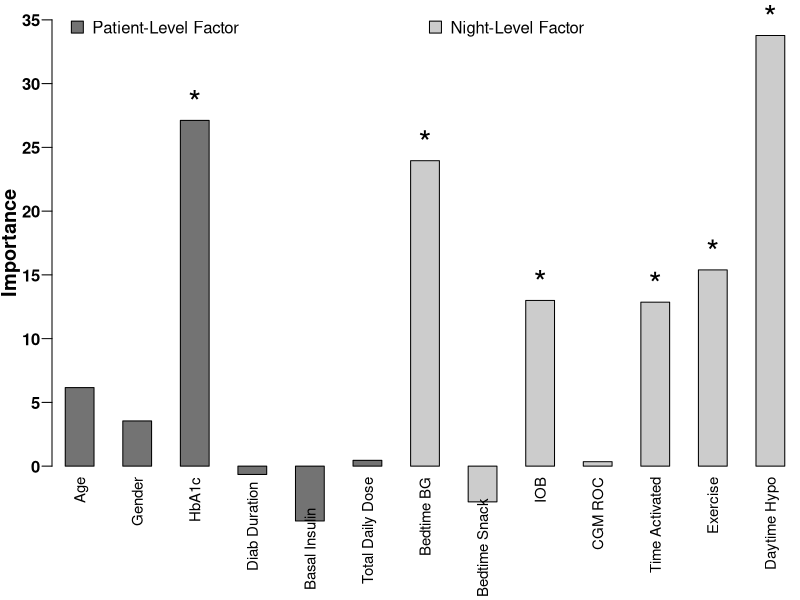
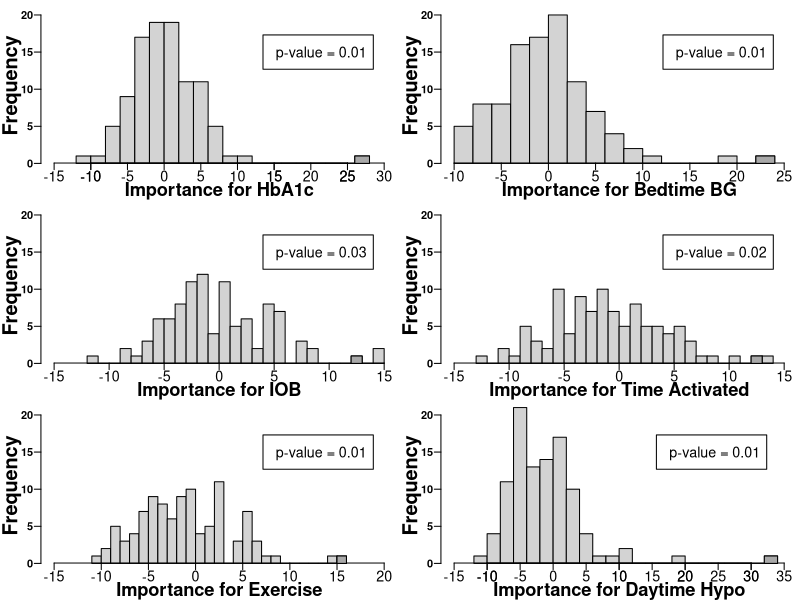

Generate these figures, in order, with R:
#rm(list=ls(all=TRUE))

### Diabetes VIMP ###

diabetes_vimp1 <- read.csv("Data/RMRF results/diabetes_vimp_seed1.csv", header=TRUE)
diabetes_vimp2 <- read.csv("Data/RMRF results/diabetes_vimp_seed2.csv", header=TRUE)
diabetes_vimp3 <- read.csv("Data/RMRF results/diabetes_vimp_seed3.csv", header=TRUE)

#Average 3 VI metrics
diabetes_vimp <- cbind((diabetes_vimp1[1:13] + diabetes_vimp2[1:13] + diabetes_vimp3[1:13])/3, diabetes_vimp1[14])

#Null variable importance when specifying dependence structure
nullDep <- read.csv("Data/RMRF results/nullVimp_dep.csv")
#Calculate p-values for each variable using dependence structure
vimp_dep_pvalue <- function(factor) {
  nullDep_auc <- c(unlist(nullDep[nullDep$factor == factor, seq(2, 201, 2)]), diabetes_vimp[diabetes_vimp$vimp == "arDep_ex_auc", factor])
  nullDep_misclass <- c(unlist(nullDep[nullDep$factor == factor, seq(3, 201, 2)]), diabetes_vimp[diabetes_vimp$vimp == "arDep_ex_misclass", factor])
  list(pvalue_auc = mean(nullDep_auc >= diabetes_vimp[diabetes_vimp$vimp == "arDep_ex_auc", factor]),
       pvalue_misclass = mean(nullDep_misclass >= diabetes_vimp[diabetes_vimp$vimp == "arDep_ex_misclass", factor]))
}
pvaluesDep <- sapply(as.character(nullDep$factor), vimp_dep_pvalue)
pvaluesDepAUC <- pvaluesDep[1, ]
pvaluesDepMisclass <- pvaluesDep[2, ]


#Null variable importance when ignoring dependence structure
null_indep <- read.csv("Data/RMRF results/nullVimp_indep.csv")
#Calculate p-values for each variable when ignoring dependence structure
vimp_indep_pvalue <- function(factor) {
  null_auc <- c(unlist(null_indep[null_indep$factor == factor, seq(2, 201, 2)]), diabetes_vimp[diabetes_vimp$vimp == "arIndep_auc", factor])
  null_misclass <- c(unlist(null_indep[null_indep$factor == factor, seq(3, 201, 2)]), diabetes_vimp[diabetes_vimp$vimp == "arIndep_misclass", factor])
  list(pvalue_auc = mean(null_auc >= diabetes_vimp[diabetes_vimp$vimp == "arIndep_auc", factor]),
       pvalue_misclass = mean(null_misclass >= diabetes_vimp[diabetes_vimp$vimp == "arIndep_misclass", factor]))
}
pvaluesIndep <- sapply(as.character(nullDep$factor), vimp_indep_pvalue)
pvaluesIndepAUC <- pvaluesIndep[1, ]
pvaluesIndepMisclass <- pvaluesIndep[2, ]


##### Results in manuscript text #####

names(pvaluesDepAUC)[pvaluesDepAUC < 0.05]  #Variables that are significant (p-value < 0.05) accounting for dependence and using AUC
names(pvaluesDepMisclass)[pvaluesDepMisclass < 0.05]  #Variables that are significant (p-value < 0.05) accounting for dependence and using Misclassification
names(pvaluesIndepAUC)[pvaluesIndepAUC < 0.05]  #Variables that are significant (p-value < 0.05) ignorning for dependence and using AUC


##### Figure 1 #####

vimp <- diabetes_vimp[diabetes_vimp$vimp == "arDep_ex_auc", names(diabetes_vimp) != 'vimp']
vimpSeq <- seq_along(vimp)


#tiff("Figures/Fig1.tiff", width = 5, height = 4, units = "in", pointsize = 12, res=600)
par(mar=c(5.7, 2.5, 0, 0) + 0.1)
plot(NA, xlim=c(1,13), ylim=c(0,35),  type="n", axes=FALSE, xlab="", ylab="")
mtext("Importance", 2, font=2, line=1.6, cex=1.2)
for (j in vimpSeq){
  if(j < 7){polygon(rep(c(vimpSeq[j]-0.25, vimpSeq[j]+0.25), rep(2,2)), c(0, vimp[j], vimp[j], 0), col="gray45", xpd=TRUE)
  } else {polygon(rep(c(vimpSeq[j]-0.25, vimpSeq[j]+0.25), rep(2,2)), c(0, vimp[j], vimp[j], 0), col="gray80", xpd=TRUE)}
}
axis(1, at=vimpSeq, labels = c("Age", "Gender", "HbA1c", "", "", "Total Daily Dose",
                               "Bedtime BG", "", "IOB", "CGM ROC", "Time Activated", "Exercise", "Daytime Hypo"), tick=FALSE, las=2, cex.axis=0.9, line=-1.35)
axis(1, at=vimpSeq, labels = c(rep("",7),"Bedtime Snack", rep("",5)), tick=FALSE, las=2, cex.axis=0.9, line=-0.3)
axis(1, at=vimpSeq, labels = c(rep("",4),"Basal Insulin",rep("",8)), tick=FALSE, las=2, cex.axis=0.9, line=0.2)
axis(1, at=vimpSeq, labels = c(rep("",3),"Diab Duration", rep("",9)), tick=FALSE, las=2, cex.axis=0.9, line=-1.1)
axis(2, at=seq(0,35,5), las=1, font.axis=2, mgp=c(3, .6, 0), xpd=TRUE)

legend(0.7, 36, c("Patient-Level Factor","Night-Level Factor"),pch=22, pt.bg=c("gray45","gray80"), bty='n', pt.cex=1.8, cex=1, adj=c(0,0.5), horiz=TRUE, xpd=TRUE,
       text.width=c(0,5.7))

#Add asterisk for significant variables
text((1:13)[pvaluesDepAUC < 0.05], vimp[pvaluesDepAUC < 0.05]+2, "*", cex=2)

dev.off()



##### Web Figure 2 #####


#tiff("Figures/WebFig2.tiff", width = 6, height = 8, units = "in", pointsize = 12, res=600)
par(mfrow=c(3, 2))

# HbA1c #
factor <- as.character(nullDep$factor)[3]
nullDep_auc <- c(unlist(nullDep[nullDep$factor == factor, seq(2, 201, 2)]), diabetes_vimp[diabetes_vimp$vimp == "arDep_ex_auc", factor])
x <- hist(unlist(nullDep_auc), breaks=20, plot=FALSE)

par(mar=c(2.2, 3, 0, 0.1) + 0.1)
plot(x, xlim=c(-15, 30), ylim=c(0,21), axes=FALSE, xlab="", ylab="", main="")
axis(1, at=seq(-15, 30, 5), tick=TRUE, cex.axis=1.3, line=-0.5, mgp=c(3, .6, 0))
axis(1, at=c(-10, 15, 25), tick=TRUE, cex.axis=1.3, line=-0.5, mgp=c(3, .6, 0))
axis(2, at=seq(0,20,5), las=1, font.axis=2, mgp=c(3, .6, 0), xpd=TRUE)
mtext("Frequency", 2, font=2, line=1.6, cex=1.2)
mtext("Importance for HbA1c", 1, font=2, line=1.2, cex=1.1)

polygon(rep(c(26,28), each=2), c(0,1,1,0), col='darkgray')
legend(21, 15, paste0("p-value = ", round(pvaluesDepAUC[[factor]],2)), pch=NA, xjust=0.5, yjust=0.5, x.intersp=0, cex=1.3, bg='white')


# Bedtime BG #
factor <- as.character(nullDep$factor)[7]
nullDep_auc <- c(unlist(nullDep[nullDep$factor == factor, seq(2, 201, 2)]), diabetes_vimp[diabetes_vimp$vimp == "arDep_ex_auc", factor])
x <- hist(unlist(nullDep_auc), breaks=20, plot=FALSE)

par(mar=c(2.2, 3, 0, 0.1) + 0.1)
plot(x, xlim=c(-10, 25), ylim=c(0,21), axes=FALSE, xlab="", ylab="", main="")
axis(1, at=seq(-10, 25, 5), tick=TRUE, cex.axis=1.3, line=-0.5, mgp=c(3, .6, 0))
axis(2, at=seq(0,20,5), las=1, font.axis=2, mgp=c(3, .6, 0), xpd=TRUE)
mtext("Frequency", 2, font=2, line=1.6, cex=1.2)
mtext("Importance for Bedtime BG", 1, font=2, line=1.2, cex=1.1)

polygon(rep(c(22,24), each=2), c(0,1,1,0), col='darkgray')
legend(18, 15, paste0("p-value = ", round(pvaluesDepAUC[[factor]],2)), pch=NA, xjust=0.5, yjust=0.5, x.intersp=0, cex=1.3, bg='white')


# IOB #
factor <- as.character(nullDep$factor)[9]
nullDep_auc <- c(unlist(nullDep[nullDep$factor == factor, seq(2, 201, 2)]), diabetes_vimp[diabetes_vimp$vimp == "arDep_ex_auc", factor])
x <- hist(unlist(nullDep_auc), breaks=20, plot=FALSE)

par(mar=c(2.2, 3, 0, 0.1) + 0.1)
plot(x, xlim=c(-15, 15), ylim=c(0, 21), axes=FALSE, xlab="", ylab="", main="")
axis(1, at=seq(-15, 15, 5), tick=TRUE, cex.axis=1.3, line=-0.5, mgp=c(3, .6, 0))
axis(2, at=seq(0,20,5), las=1, font.axis=2, mgp=c(3, .6, 0), xpd=TRUE)
mtext("Frequency", 2, font=2, line=1.6, cex=1.2)
mtext("Importance for IOB", 1, font=2, line=1.2, cex=1.1)

polygon(rep(c(12,13), each=2), c(0,1,1,0), col='darkgray')
legend(9, 15, paste0("p-value = ", round(pvaluesDepAUC[[factor]],2)), pch=NA, xjust=0.5, yjust=0.5, x.intersp=0, cex=1.3, bg='white')


# Time Activated #
factor <- as.character(nullDep$factor)[11]
nullDep_auc <- c(unlist(nullDep[nullDep$factor == factor, seq(2, 201, 2)]), diabetes_vimp[diabetes_vimp$vimp == "arDep_ex_auc", factor])
x <- hist(unlist(nullDep_auc), breaks=20, plot=FALSE)

par(mar=c(2.2, 3, 0, 0.1) + 0.1)
plot(x, xlim=c(-15, 15), ylim=c(0,21), axes=FALSE, xlab="", ylab="", main="")
axis(1, at=seq(-15, 15, 5), tick=TRUE, cex.axis=1.3, line=-0.5, mgp=c(3, .6, 0))
axis(2, at=seq(0,20,5), las=1, font.axis=2, mgp=c(3, .6, 0), xpd=TRUE)
mtext("Frequency", 2, font=2, line=1.6, cex=1.2)
mtext("Importance for Time Activated", 1, font=2, line=1.2, cex=1.1)

polygon(rep(c(12,13), each=2), c(0,1,1,0), col='darkgray')
legend(9, 15, paste0("p-value = ", round(pvaluesDepAUC[[factor]],2)), pch=NA, xjust=0.5, yjust=0.5, x.intersp=0, cex=1.3, bg='white')


# Exercise #
factor <- as.character(nullDep$factor)[12]
nullDep_auc <- c(unlist(nullDep[nullDep$factor == factor, seq(2, 201, 2)]), diabetes_vimp[diabetes_vimp$vimp == "arDep_ex_auc", factor])
x <- hist(unlist(nullDep_auc), breaks=20, plot=FALSE)

par(mar=c(2.2, 3, 0, 0.1) + 0.1)
plot(x, xlim=c(-15, 20), ylim=c(0,21), axes=FALSE, xlab="", ylab="", main="")
axis(1, at=seq(-15, 20, 5), tick=TRUE, cex.axis=1.3, line=-0.5, mgp=c(3, .6, 0))
axis(2, at=seq(0,20,5), las=1, font.axis=2, mgp=c(3, .6, 0), xpd=TRUE)
mtext("Frequency", 2, font=2, line=1.6, cex=1.2)
mtext("Importance for Exercise", 1, font=2, line=1.2, cex=1.1)

polygon(rep(c(15,16), each=2), c(0,1,1,0), col='darkgray')
legend(13, 15, paste0("p-value = ", round(pvaluesDepAUC[[factor]],2)), pch=NA, xjust=0.5, yjust=0.5, x.intersp=0, cex=1.3, bg='white')


# Daytime Hypo #
factor <- as.character(nullDep$factor)[13]
nullDep_auc <- c(unlist(nullDep[nullDep$factor == factor, seq(2, 201, 2)]), diabetes_vimp[diabetes_vimp$vimp == "arDep_ex_auc", factor])
x <- hist(unlist(nullDep_auc), breaks=20, plot=FALSE)

par(mar=c(2.2, 3, 0, 0.1) + 0.1)
plot(x, xlim=c(-15, 35), ylim=c(0,21), axes=FALSE, xlab="", ylab="", main="")
axis(1, at=seq(-15, 35, 5), tick=TRUE, cex.axis=1.3, line=-0.5, mgp=c(3, .6, 0))
axis(1, at=c(-10, 10, 20, 30), tick=TRUE, cex.axis=1.3, line=-0.5, mgp=c(3, .6, 0))
axis(2, at=seq(0,20,5), las=1, font.axis=2, mgp=c(3, .6, 0), xpd=TRUE)
mtext("Frequency", 2, font=2, line=1.6, cex=1.2)
mtext("Importance for Daytime Hypo", 1, font=2, line=1.2, cex=1.1)

polygon(rep(c(32,34), each=2), c(0,1,1,0), col='darkgray')
legend(24, 15, paste0("p-value = ", round(pvaluesDepAUC[[factor]],2)), pch=NA, xjust=0.5, yjust=0.5, x.intersp=0, cex=1.3, bg='white')

dev.off()
